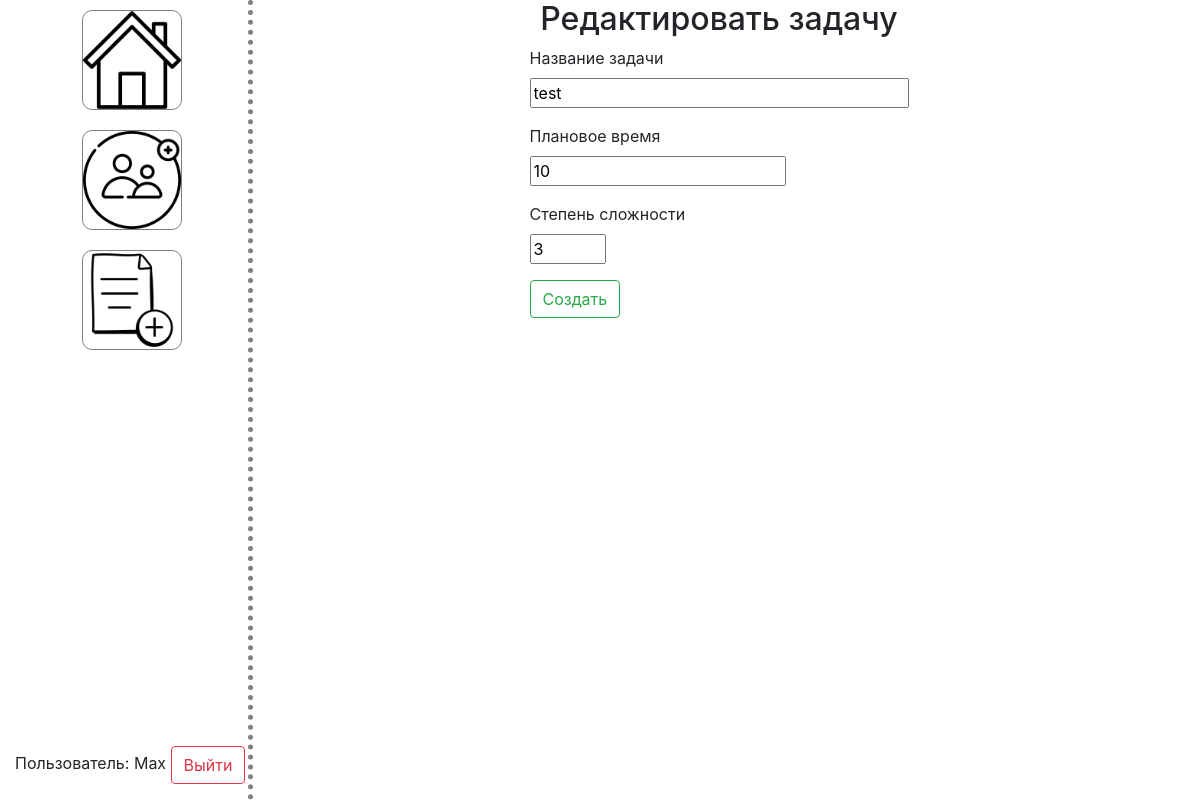
The page /edit_task/1 (signed in) on the database its author committed.
### manage.py (models this page shows, shortened)
class User(UserMixin, db.Model):
    id = db.Column(db.Integer, primary_key=True)
    username = db.Column(db.String(80), unique=True, nullable=False)
    password = db.Column(db.String(80), nullable=False)
    status = db.Column(db.String(80), nullable=False, default="default")

class Task(db.Model):
    id = db.Column(db.Integer, primary_key=True)
    taskname = db.Column(db.String(64))
    expected_time = db.Column(db.Integer)
    task_hardness = db.Column(db.Integer)

### views.py (the view, shortened to what this page needs)
@main_blueprint.route('/edit_task/<task_id>', methods=['GET', 'POST'])
@login_required
def edit_task(task_id):
    task = Task.query.get(task_id)
    if task is None:
        flash(f'Задача с номером {task_id} не найдена', 'danger')
        return redirect(url_for('main.home'))
    form = TaskForm(obj=task)
    return render_template('edit_task.html', form=form)

### forms.py
class TaskForm(FlaskForm):
    taskname = StringField('Название задачи', validators=[DataRequired()])
    expected_time = IntegerField('Плановое время', validators=[DataRequired(), NumberRange(min=0)])
    task_hardness = IntegerField('Степень сложности', validators=[DataRequired(), NumberRange(min=1, max=5)])
    submit = SubmitField('Создать')

### app.py (called while the page is built)
def create_app(config_class=Config):
    app = Flask(__name__)
    app.config.from_object(config_class)
    db.init_app(app)
    from views import main_blueprint
    app.register_blueprint(main_blueprint)
    from auth import auth_blueprint
    app.register_blueprint(auth_blueprint)
    login_manager = LoginManager()
    login_manager.init_app(app)
    login_manager.login_view = 'auth.login'
    @login_manager.user_loader
    def load_user(id):
        return User.query.get(int(id))
    return app

### templates/edit_task.html (shortened to what this page needs)
{% extends 'layout.html' %}
{% block content %}
<div class="container login">
    <h2>Редактировать задачу</h2>
    <form method="POST">
        <p>
            {{ form.taskname.label }}<br>
            {{ form.taskname(size=32) }}
        </p>
        <p>
            {{ form.expected_time.label }}<br>
            {{ form.expected_time(size=32) }}
        </p>
        <p>
            {{ form.task_hardness.label }}<br>
            {{ form.task_hardness(size=32) }}
        </p>
        <p>{{ form.submit(class_="btn btn-outline-success") }}</p>
    </form>
</div>
{% endblock %}

### templates/layout.html (shortened to what this page needs)
<!DOCTYPE html>
<html>
<head>
    <link rel="stylesheet" href="https://stackpath.bootstrapcdn.com/bootstrap/4.3.1/css/bootstrap.min.css">
    <link rel="stylesheet" href="{{ url_for('static', filename='css/main.css') }}">
</head>
<body>
    <div class="container-fluid main">
        <div class="sidenavbar">
            {% if current_user.is_authenticated %}
                <div class="header">
                    <a href="{{ url_for('main.create_task') }}">
                        <img src="{{ url_for('static', filename='img/addTask.png') }}" alt="Создать новую задачу">
                    </a>
                    <a href="">
                        <img src="{{ url_for('static', filename='img/addEmployee.png') }}" alt="Добавить нового сотрудника">
                    </a>
                    <a href="/">
                        <img src="{{ url_for('static', filename='img/homeIcon.png') }}" alt="Главный экран">
                    </a>
                </div>
                <div class="footer">
                    <p>Пользователь: {{ current_user.username }} <button id="logout-button" class="btn btn-outline-danger">Выйти</button></p>
                </div>
            {% else %}
                <div class="header">
                    <p>Вход не выполнен. Пожалуйста, <a href="{{ url_for('auth.login') }}">войдите</a> или <a href="{{ url_for('auth.signup') }}">зарегистрируйтесь</a></p>
                </div>
            {% endif %}
        </div>
        <div class="content">
            {% block content %} {% endblock %}
        </div>
    </div>
</body>
</html>

### static/css/main.css (style rules this page uses)
.container, .container-fluid { display: flex; }
.sidenavbar { flex: 1; display: flex; flex-direction: column; height: 100vh; border-right: 5px dotted grey; }
.sidenavbar .footer { margin-top: auto; }
.sidenavbar .header { display: flex; flex-direction: column-reverse; align-items: center; }
.sidenavbar .header img { width: 100px; height: 100px; margin: 10px; border: 1px solid grey; border-radius: 10px; transition: background-color 0.5s ease; }
.content { flex: 4; display: flex; flex-direction: column; }
.login { flex-direction: column; align-items: center; }
h2, .mainlable { text-align: center; }

### rows shown on the page
User: username "Max"
Task: taskname "test", expected_time "10", task_hardness "3"
